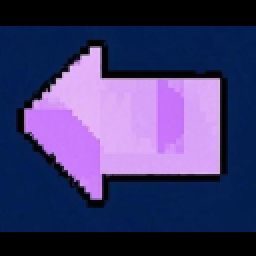
#> input picture 模型3/app.png, 128 x 128 px (shown 2 times larger)
$ python -i find_circle.py   (imports and definitions only)
#> lines starting #> are read from the running program, lines starting #| are printed output that depends on the picture; after the words box and inside, x2 and y2 are one past the last pixel; in counts of white or black regions, pixels touching at a corner belong together
#> further down, picture is the input picture: shape (128, 128, 3); mean B, G, R 107.2, 58, 62.6
"""模型3矩形中心检测：OpenCV 主检，YOLO11 仅在连续漏检时复核。"""

import os

import cv2

from maix import app, camera, display, image, nn, time


CAM_W = 640
CAM_H = 480
CAM_FPS = 60
CAM_BUFF_NUM = 3
CAMERA_WARMUP_FRAMES = 20

PROC_W = 320
PROC_H = 240

# K230 原始阈值在 640x480 下调校；移植到 320x240 处理帧时需要对应缩放：
#   面积阈值 ×(320/640)×(240/480) = ×1/4
#   长度阈值 ×min(320/640, 240/480)  = ×1/2
MIN_QUAD_AREA = 800       # 原 3500，除以 4（远距目标约 800-1500 像素²）
MAX_QUAD_AREA = 18000     # 原 70000，除以 4
EDGE_MARGIN = 2           # 原 4，缩放到 320 画幅
MIN_EDGE_LENGTH_SQ = 14 * 14  # 原 30²，边长阈值减半
MAX_CORNER_COS_SQ = 60
MAX_OPPOSITE_EDGE_RATIO = 4
MIN_BBOX_FILL_PERCENT = 50
APPROX_RATIO = 0.025

MISS_TRIGGER_FRAMES = 2
YOLO_COOLDOWN_FRAMES = 5
YOLO_CONFIDENCE = 0.25
YOLO_IOU = 0.45
YOLO_ROI_PADDING_RATIO = 0.10

STATUS_INTERVAL_MS = 1000
MODEL_EVAL_INTERVAL_MS = 10000
MODEL_DISABLE_INVALID_RATIO = 0.20
MODEL_DISABLE_MIN_ATTEMPTS = 5
MODEL_DISABLE_MAX_RESCUE_RATIO = 0.10


# [119 lines left out: functions polygon_area, bbox_from_points, edge_length_sq, is_convex_quad, has_rectangle_geometry, quad_is_target and 1 more, not called in this run]


def contour_to_points(approx):
    flat = approx.reshape(-1, 2)
    return [(int(point[0]), int(point[1])) for point in flat]


def select_quad_from_binary(binary):
    contour_result = cv2.findContours(
        binary, cv2.RETR_EXTERNAL, cv2.CHAIN_APPROX_SIMPLE
    )
    contours = contour_result[-2]
    best = None
    best_area = 0

    for contour in contours:
        contour_area = cv2.contourArea(contour)
        if contour_area < MIN_QUAD_AREA or contour_area > MAX_QUAD_AREA:
            continue

        perimeter = cv2.arcLength(contour, True)
        if perimeter <= 0:
            continue

        approx = cv2.approxPolyDP(contour, APPROX_RATIO * perimeter, True)
        if len(approx) != 4:
            continue

        points = contour_to_points(approx)
        if not quad_is_target(points):
            continue

        area = polygon_area(points)
        if area > best_area:
            best = points
            best_area = area

    return best


def border_is_white(binary):
    frame_h, frame_w = binary.shape[:2]
    margin = 2
    samples = (
        (margin, margin),
        (frame_w - margin - 1, margin),
        (margin, frame_h - margin - 1),
        (frame_w - margin - 1, frame_h - margin - 1),
    )
    white_count = 0
    for x, y in samples:
        if int(binary[y, x]) != 0:
            white_count += 1
    return white_count >= 3


def detect_rectangle(frame_bgr):
    gray = cv2.cvtColor(frame_bgr, cv2.COLOR_BGR2GRAY)
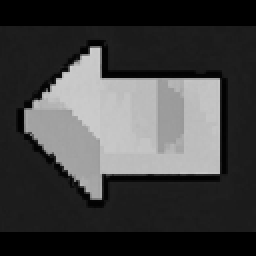
#> gray: shape (128, 128) (shown 2 times larger); min 0, max 212, mean 64.9
    gray = cv2.GaussianBlur(gray, (3, 3), 0)
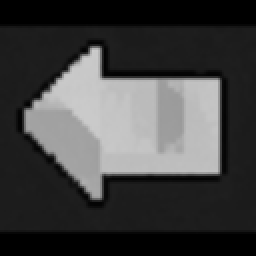
#> gray: shape (128, 128) (shown 2 times larger); min 0, max 204, mean 65

    # ---- 路径 1: 固定阈值（适配打印黑条纹边框 L:29~43 → gray:74~110）----
    # 取略高于 L=43 对应灰度值作为阈值，保证边框像素被捕获。
    _, fixed_binary = cv2.threshold(
        gray, 115, 255, cv2.THRESH_BINARY_INV,
    )
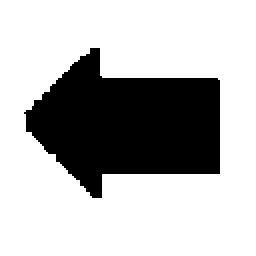
#> fixed_binary: shape (128, 128) (shown 2 times larger); 72.2% white; 1 black region, box (x1, y1, x2, y2) and area: (12, 24, 110, 99) 4559
    if border_is_white(fixed_binary):
#> after the loop in border_is_white, `for x, y in samples:`: white_count = 4
        fixed_binary = cv2.bitwise_not(fixed_binary)
#> fixed_binary: shape (128, 128); 27.8% white; 1 white region
    result = select_quad_from_binary(fixed_binary)
#> in select_quad_from_binary, `contour_result = cv2.findContours( binary, cv2.RETR_EXTERNAL, cv2.CHAI..`: contour_result = 1 contour; box (x1, y1, x2, y2) and area: (12, 24, 110, 99) 4410
#> in select_quad_from_binary, `contours = contour_result[-2]`: contours has the same summary as contour_result
#> the loop in select_quad_from_binary, `for contour in contours:` made 1 pass
#> (contour_area, perimeter) on pass 1: (4410.5, 314.5)
#> after the loop in select_quad_from_binary, `for contour in contours:`: best_area = 0
    if result is not None:
        return result

    # ---- 路径 2: Otsu 全局阈值（适合中近距离、目标占比大）----
    otsu_level, normal_binary = cv2.threshold(
        gray, 0, 255, cv2.THRESH_BINARY | cv2.THRESH_OTSU
    )
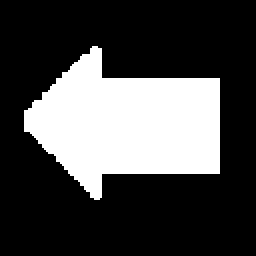
#> normal_binary: shape (128, 128) (shown 2 times larger); 28.1% white; 1 white region
#> otsu_level = 99

    if border_is_white(normal_binary):
        _, otsu_binary = cv2.threshold(
            gray, otsu_level, 255, cv2.THRESH_BINARY_INV
        )
    else:
        otsu_binary = normal_binary

    result = select_quad_from_binary(otsu_binary)
#> in select_quad_from_binary (call 2), `contour_result = cv2.findContours( binary, cv2.RETR_EXTERNAL, cv2.CHAI..`: contour_result = 1 contour; box (x1, y1, x2, y2) and area: (12, 23, 110, 100) 4458
#> in select_quad_from_binary (call 2), `contours = contour_result[-2]`: contours has the same summary as contour_result
#> the loop in select_quad_from_binary (call 2), `for contour in contours:` made 1 pass
#> (contour_area, perimeter) on pass 1: (4458.5, 319.6)
    if result is not None:
        return result

    # ---- 路径 3: 自适应阈值回退（适合远距离、目标占比小的场景）----
    # 当 Otsu 没找到目标时，很可能是目标在画面中占比太小，
    # Otsu 被背景像素主导从而选错了阈值。此时用局部自适应阈值重试。
    # C 从 9 降至 5：打印边框对比度比电工胶带低，需要更小的常数减量。
    adaptive_binary = cv2.adaptiveThreshold(
        gray,
        255,
        cv2.ADAPTIVE_THRESH_MEAN_C,
        cv2.THRESH_BINARY_INV,
        21,   # blockSize — 大于高斯核，覆盖足够上下文
        5,    # C — 降低以适配淡色边框
    )
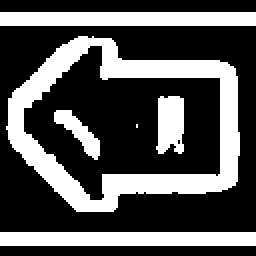
#> adaptive_binary: shape (128, 128) (shown 2 times larger); 33.1% white; 6 white regions (1 under 20 px)

    if border_is_white(adaptive_binary):
        adaptive_binary = cv2.bitwise_not(adaptive_binary)

    return select_quad_from_binary(adaptive_binary)
#> in select_quad_from_binary (call 3), `contour_result = cv2.findContours( binary, cv2.RETR_EXTERNAL, cv2.CHAI..`: contour_result = 3 contours; box (x1, y1, x2, y2) and area: (3, 18, 120, 106) 7522, (0, 116, 128, 123) 762, (0, 6, 128, 13) 762
#> in select_quad_from_binary (call 3), `contours = contour_result[-2]`: contours has the same summary as contour_result


# [44 lines left out: functions scale_points, update_rescue_schedule, should_disable_yolo, not called in this run]


class FindRectCircle:
    """保持原五项返回接口的矩形中心检测器。"""

    DEBUG = False
    PRINT_TIME = False
    debug_draw_err_line = True
    debug_draw_err_msg = False
    debug_draw_circle = False
    debug_draw_rect = False
    debug_show_hires = False

    # 兼容旧移植契约；新的主路径固定使用 640x480 OpenCV 图像。
    hires_mode = False
    model_path = "/root/models/best.mud"
    model_dual_buff_mode = False

    # [51 lines left out: function __init__, not called in this run]

    def get_res(self):
        return [self.legacy_width, self.legacy_height]

    # [232 lines left out: functions _to_legacy_center, _to_legacy_error, _try_yolo_rescue, _update_model_policy, _report_status, _draw_result and 1 more, not called in this run]


# [5 lines not run here, left out]

>>> import cv2
>>> picture = cv2.imread('app.png')
>>> result = detect_rectangle(picture)
